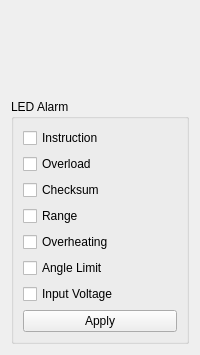
             <widget class="QWidget" name="page12AlarmLED">
              <layout class="QVBoxLayout" name="verticalLayout_33">
               <item>
                <spacer name="verticalSpacer_13">
                 <property name="orientation">
                  <enum>Qt::Vertical</enum>
                 </property>
                 <property name="sizeHint" stdset="0">
                  <size>
                   <width>20</width>
                   <height>88</height>
                  </size>
                 </property>
                </spacer>
               </item>
               <item>
                <widget class="QGroupBox" name="gbAlarmLED">
                 <property name="title">
                  <string>LED Alarm</string>
                 </property>
                 <layout class="QVBoxLayout" name="verticalLayout_32">
                  <item>
                   <widget class="QCheckBox" name="cbALInstruction">
                    <property name="text">
                     <string>Instruction</string>
                    </property>
                   </widget>
                  </item>
                  <item>
                   <widget class="QCheckBox" name="cbALOverload">
                    <property name="text">
                     <string>Overload</string>
                    </property>
                   </widget>
                  </item>
                  <item>
                   <widget class="QCheckBox" name="cbALChecksum">
                    <property name="text">
                     <string>Checksum</string>
                    </property>
                   </widget>
                  </item>
                  <item>
                   <widget class="QCheckBox" name="cbALRange">
                    <property name="text">
                     <string>Range</string>
                    </property>
                   </widget>
                  </item>
                  <item>
                   <widget class="QCheckBox" name="cbALOverheating">
                    <property name="text">
                     <string>Overheating</string>
                    </property>
                   </widget>
                  </item>
                  <item>
                   <widget class="QCheckBox" name="cbALAngleLimit">
                    <property name="text">
                     <string>Angle Limit</string>
                    </property>
                   </widget>
                  </item>
                  <item>
                   <widget class="QCheckBox" name="cbALInputVoltage">
                    <property name="text">
                     <string>Input Voltage</string>
                    </property>
                   </widget>
                  </item>
                  <item>
                   <widget class="QPushButton" name="pbAlarmLEDApply">
                    <property name="text">
                     <string>Apply</string>
                    </property>
                   </widget>
                  </item>
                 </layout>
                </widget>
               </item>
              </layout>
             </widget>
